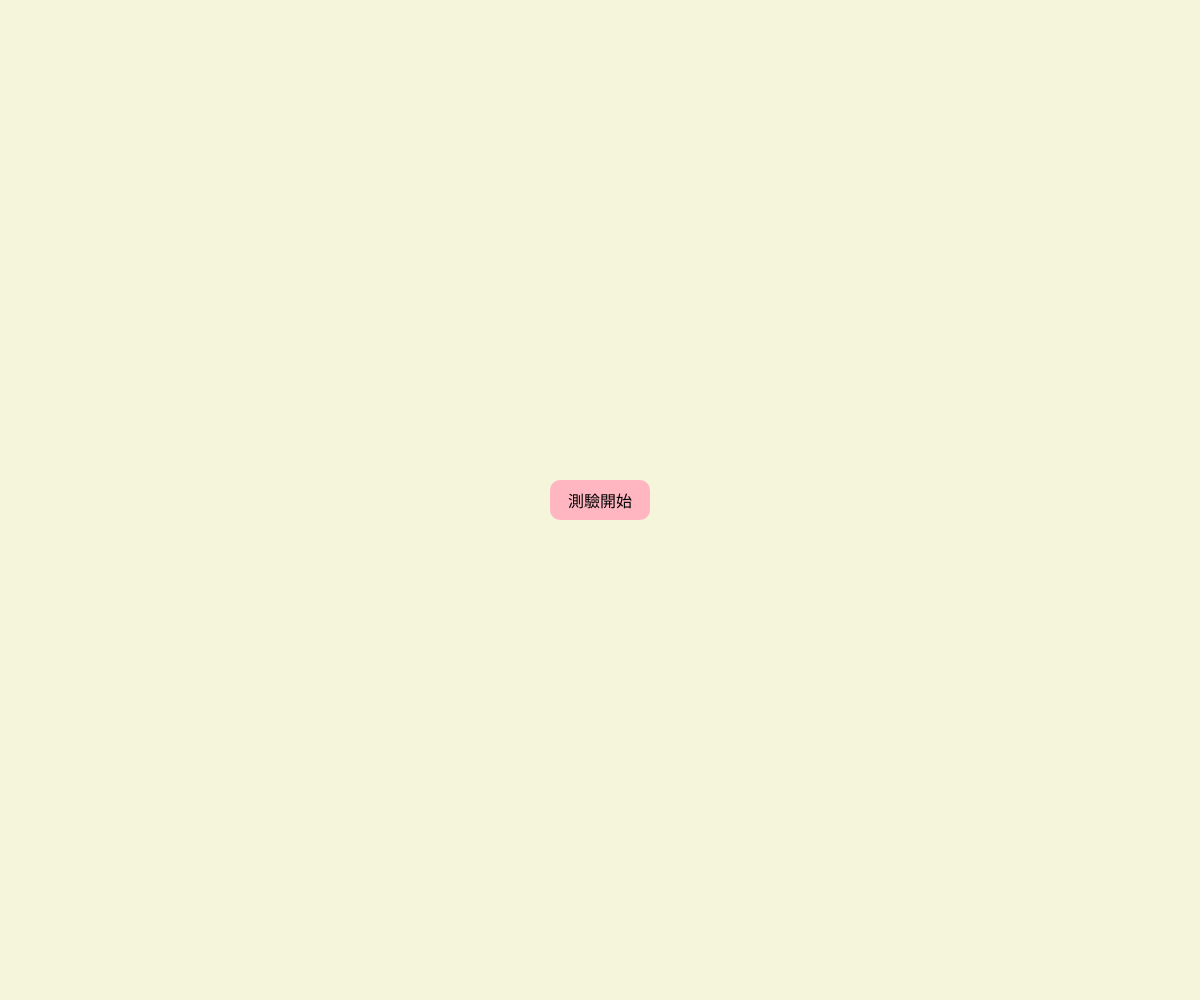
Frame 1 (no input)
Frame 60 (no input): identical to frame 1, image omitted
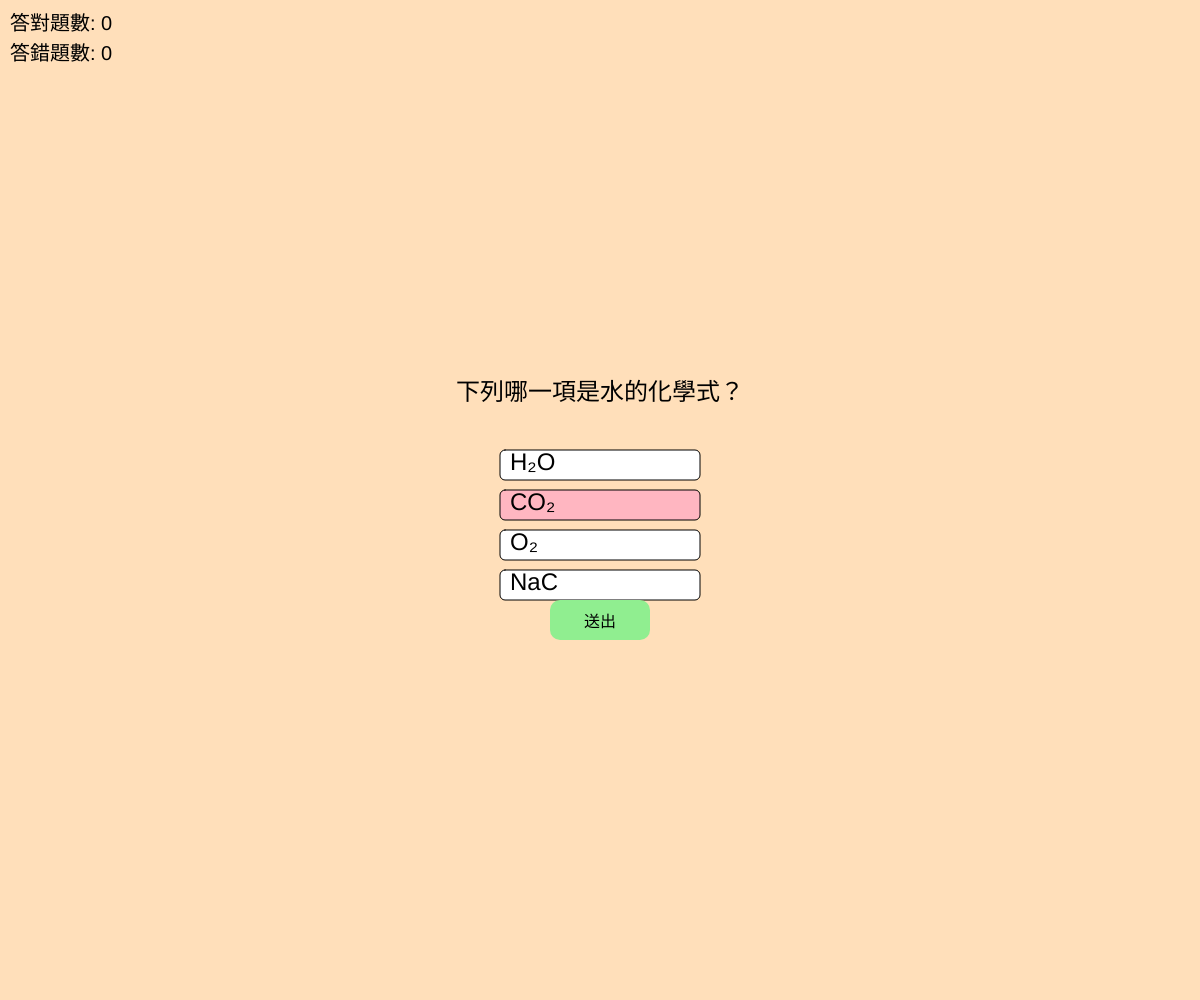
Frame 120 (the mouse pressed at the canvas centre since frame 60)

The p5.js sketch that drew these frames (run headless with seeded random() and noise() and a simulated clock; from frame 60 on, the mouse is pressed at the canvas centre):

// p5.js sketch
// ── sketch.js
let startButton;
let submitButton;
let quizStarted = false;
let correctCount = 0;
let wrongCount = 0;
let currentQuestionIndex = 0;
let selectedAnswer = null;

const questions = [
  {
    question: "下列哪一項是水的化學式？",
    options: ["H₂O", "CO₂", "O₂", "NaC"],
    correct: 0, // 正確答案索引
  },
  {
    question: "地球繞著哪一個天體運行？",
    options: ["月亮", "火星", "太陽", "木星"],
    correct: 2,
  },
  {
    question: "下列哪一個程式語言是用來開發網頁的？",
    options: ["Python", "JavaScript", "C++", "Swift"],
    correct: 1,
  },
{
    question: "冬天時，北半球的日照時間通常是？",
    options: ["比夏天長", "一樣長", "比夏天短", "全天都有日照"],
    correct: 2,
  },
  {
    question: "下列哪一個國家是位於南半球的？",
    options: ["中國", "美國", "巴西", "英國"],
    correct: 2,
  },
  {
    question: "下列哪一種動物是哺乳類？",
    options: ["青蛙", "蛇", "鯨魚", "烏龜"],
    correct: 2,
  },
  {
    question: "下列哪一種元素是金屬？",
    options: ["氫", "氧", "鈉", "氮"],
    correct: 2,
  },
  {
    question: "下列哪一種顏色是由紅色和藍色混合而成的？",
    options: ["紫色", "綠色", "黃色", "橙色"],
    correct: 0,
  },
];

function setup() {
  createCanvas(windowWidth, windowHeight);
  background(245, 245, 220); 

  // 建立「測驗開始」按鈕
  startButton = createButton('測驗開始');
  startButton.position(width / 2 - 50, height / 2 - 20); // 按鈕置中
  startButton.size(100, 40); // 按鈕大小
  startButton.style('font-size', '16px');
  startButton.style('background-color', '#FFB6C1'); // 粉紅色
  startButton.style('border', 'none');
  startButton.style('border-radius', '10px');
  startButton.mousePressed(startQuiz); // 按下按鈕時觸發
}

function draw() {
  if (quizStarted) {
    background(255, 223, 186); // 馬卡龍色背景
    fill(0);
    textSize(20);
    text(`答對題數: ${correctCount}`, 10, 30); // 左上角顯示答對題數
    text(`答錯題數: ${wrongCount}`, 10, 60); // 左上角顯示答錯題數

    // 顯示當前題目
    const currentQuestion = questions[currentQuestionIndex];
    textSize(24);
    text(currentQuestion.question, width / 2 - textWidth(currentQuestion.question) / 2, height / 2 - 100);

    // 顯示選項
    for (let i = 0; i < currentQuestion.options.length; i++) {
      const option = currentQuestion.options[i];
      const x = width / 2 - 100;
      const y = height / 2 - 50 + i * 40;
      fill(selectedAnswer === i ? '#FFB6C1' : '#FFFFFF'); // 選中選項顯示粉紅色
      rect(x, y, 200, 30, 5);
      fill(0);
      text(option, x + 10, y + 20);
    }
  }
}

function mousePressed() {
  if (quizStarted) {
    const currentQuestion = questions[currentQuestionIndex];
    for (let i = 0; i < currentQuestion.options.length; i++) {
      const x = width / 2 - 100;
      const y = height / 2 - 50 + i * 40;
      if (mouseX > x && mouseX < x + 200 && mouseY > y && mouseY < y + 30) {
        selectedAnswer = i; // 設定選中的答案
      }
    }
  }
}

function startQuiz() {
  quizStarted = true;
  startButton.hide(); // 隱藏按鈕

  // 建立「送出」按鈕
  submitButton = createButton('送出');
  submitButton.position(width / 2 - 50, height / 2 + 100);
  submitButton.size(100, 40);
  submitButton.style('font-size', '16px');
  submitButton.style('background-color', '#90EE90'); // 淺綠色
  submitButton.style('border', 'none');
  submitButton.style('border-radius', '10px');
  submitButton.mousePressed(submitAnswer);
}

function submitAnswer() {
  if (selectedAnswer === null) return; // 如果未選擇答案，則不執行

  const currentQuestion = questions[currentQuestionIndex];
  if (selectedAnswer === currentQuestion.correct) {
    correctCount++; // 答對
  } else {
    wrongCount++; // 答錯
  }

  selectedAnswer = null; // 重置選擇
  currentQuestionIndex++; // 進入下一題

  if (currentQuestionIndex >= questions.length) {
    // 測驗結束
    submitButton.hide();
    textSize(32);
    fill(0);
    text("測驗結束！", width / 2 - textWidth("測驗結束！") / 2, height / 2);

    // 顯示「查看答案」按鈕
    viewAnswerButton = createButton('查看答案');
    viewAnswerButton.position(width / 2 - 50, height / 2 + 50);
    viewAnswerButton.size(100, 40);
    viewAnswerButton.style('font-size', '16px');
    viewAnswerButton.style('background-color', '#FFD700'); // 金黃色
    viewAnswerButton.style('border', 'none');
    viewAnswerButton.style('border-radius', '10px');
    viewAnswerButton.mousePressed(showNextQuestion);
  }
}

function showNextQuestion() {
  // 設定背景為米白色
  background(245, 245, 220); // 米白色背景

  // 隱藏「查看答案」按鈕
  viewAnswerButton.hide();

  // 建立滾動框
  const scrollDiv = createDiv();
  scrollDiv.style('width', '80%');
  scrollDiv.style('height', '70%');
  scrollDiv.style('overflow-y', 'scroll');
  scrollDiv.style('background-color', '#FFFFFF'); // 白色框背景
  scrollDiv.style('border', '1px solid #000'); // 黑色邊框
  scrollDiv.style('padding', '10px');
  scrollDiv.style('margin', 'auto');
  scrollDiv.style('position', 'absolute');
  scrollDiv.style('top', '15%');
  scrollDiv.style('left', '10%');

  // 顯示所有題目及正確答案
  let content = '';
  for (let i = 0; i < questions.length; i++) {
    const question = questions[i];
    content += `<p><strong>${i + 1}. ${question.question}</strong></p>`;
    for (let j = 0; j < question.options.length; j++) {
      const option = question.options[j];
      if (j === question.correct) {
        content += `<p style="color: green;">- ${option} (正確答案)</p>`;
      } else {
        content += `<p>- ${option}</p>`;
      }
    }
    content += '<br>';
  }

  // 將內容加入滾動框
  scrollDiv.html(content);

  // 顯示「測驗結束！」文字
  textSize(32);
  fill(0);
  text("測驗結束！", width / 2 - textWidth("測驗結束！") / 2, height - 50);
}
